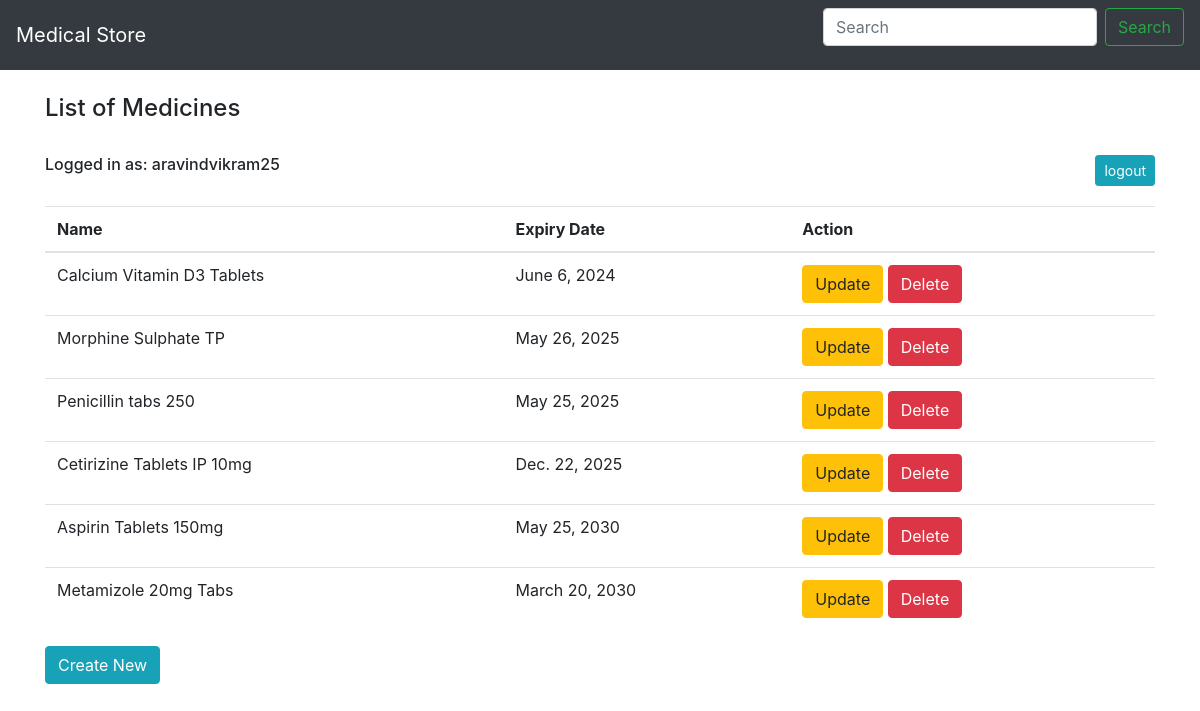
Page / (signed in) on the committed database.
### crud_website/models.py (models this page shows, shortened)
class Medicine(models.Model):
   name = models.CharField(db_column='name', max_length=100, blank=False,null=True)
   expiry_date=models.DateField(null=True)

### crud_website/views.py (the view)
# urls.py: path('', views.List, name='list'),
@login_required
def List(request):
    if 'q' in request.GET:
        q=request.GET['q']
        meds=Medicine.objects.filter(name__icontains=q)
    else:
      meds= Medicine.objects.all()
    return render(request,"list.html",{'meds':meds})

### crud_website/templates/list.html
{% extends "base.html" %}
{% block content %}
<div class="container">
    <br><h4>List of Medicines</h4><br>
    <a type="button" class="btn btn-info btn-sm float-right " href="{% url 'logout' %}">logout</a>
     <div class=""><h6>Logged in as: {{user.username}}</h6></div>
    <table class="table table-hover">
        <br> <thead>
            <tr>
                <th scope="col">Name</th>
                <th scope="col">Expiry Date</th>
                <th scope="col">Action</th>
            </tr>
        </thead>
        <tbody>
            {% for med in meds %}
            <tr>
                <td>{{ med.name }}</td>
                <td>{{med.expiry_date}}</td>
                <td>
                    <a type="button" class="btn btn-warning" href="/update/{{ med.id }}">Update</a>
                    <a type="button" class="btn btn-danger" href="/delete/{{ med.id }}">Delete</a>
                </td>
            </tr>
            {% endfor %}
        </tbody>
    </table>
    <a type="button" class="btn btn-info" href="{% url 'create' %}">Create New</a>
</div>
{% endblock %}

### crud_website/templates/base.html (shortened to what this page needs)
<html lang="en">
<head>
    <link rel="stylesheet" href="https://stackpath.bootstrapcdn.com/bootstrap/4.5.0/css/bootstrap.min.css"
>
    </head>
<body>
    <div >
        <nav class="navbar navbar-dark bg-dark justify-content-between">
            <a href="{%url 'list' %}" class="navbar-brand">Medical Store</a>
            <form class="form-inline">
              <input class="form-control mr-sm-2" type="search" placeholder="Search" aria-label="Search" name="q">
              <button class="btn btn-outline-success my-2 my-sm-0" type="submit">Search</button>
            </form>
          </nav>
    </div>
    {% block content %}
    {% endblock %}
</body>
</html>

### rows in the picture
Medicine: name "Calcium Vitamin D3 Tablets", expiry_date "June 6, 2024"
Medicine: name "Morphine Sulphate TP", expiry_date "May 26, 2025"
Medicine: name "Penicillin tabs 250", expiry_date "May 25, 2025"
Medicine: name "Cetirizine Tablets IP 10mg", expiry_date "Dec. 22, 2025"
Medicine: name "Aspirin Tablets 150mg", expiry_date "May 25, 2030"
Medicine: name "Metamizole 20mg Tabs", expiry_date "March 20, 2030"

### other values in the picture
{{ user.username }} "aravindvikram25"
